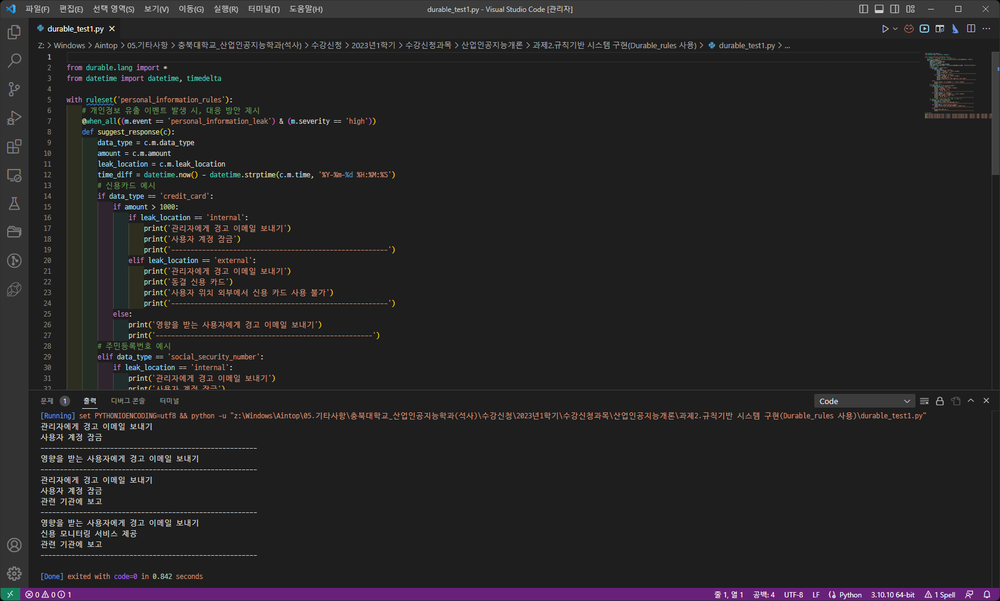
#> input picture 2023년1학기/01.산업인공지능개론/과제2.규칙기반 시스템 구현(Durable_rules 사용)/02.실행과정캡쳐/durable_test1.png, 1000 x 601 px, shrunk from 1680 x 1010 before the run
$ python -i '과제1.py'   (imports and definitions only)
#> lines starting #> are read from the running program, lines starting #| are printed output that depends on the picture
#> further down, picture is the input picture: shape (601, 1000, 3); mean B, G, R 37.2, 35.9, 37.5
import cv2
import numpy as np
import matplotlib.pyplot as plt

# 히스토그램 평탄화 함수
def histogram_equalization(image):
    # Check if image is color (3 channels) or grayscale
    if len(image.shape) == 3 and image.shape[2] == 3:
        # Convert image to grayscale
        gray_image = cv2.cvtColor(image, cv2.COLOR_BGR2GRAY)
    else:
        gray_image = image  # Assuming input is already grayscale

    # Equalize histogram
    equalized_image = cv2.equalizeHist(gray_image)

    # Calculate histogram
    hist = cv2.calcHist([gray_image], [0], None, [256], [0, 256])

    # Normalize histogram
    hist_normalized = hist.ravel() / hist.max()

    return equalized_image, hist_normalized

# HSV 컬러 스페이스에서 V 채널에 대한 히스토그램 평탄화 함수
def hsv_value_equalization(image):
    hsv_image = cv2.cvtColor(image, cv2.COLOR_BGR2HSV)
#> hsv_image: shape (601, 1000, 3); mean H, S, V 16.3, 13.3, 39
    h, s, v = cv2.split(hsv_image)
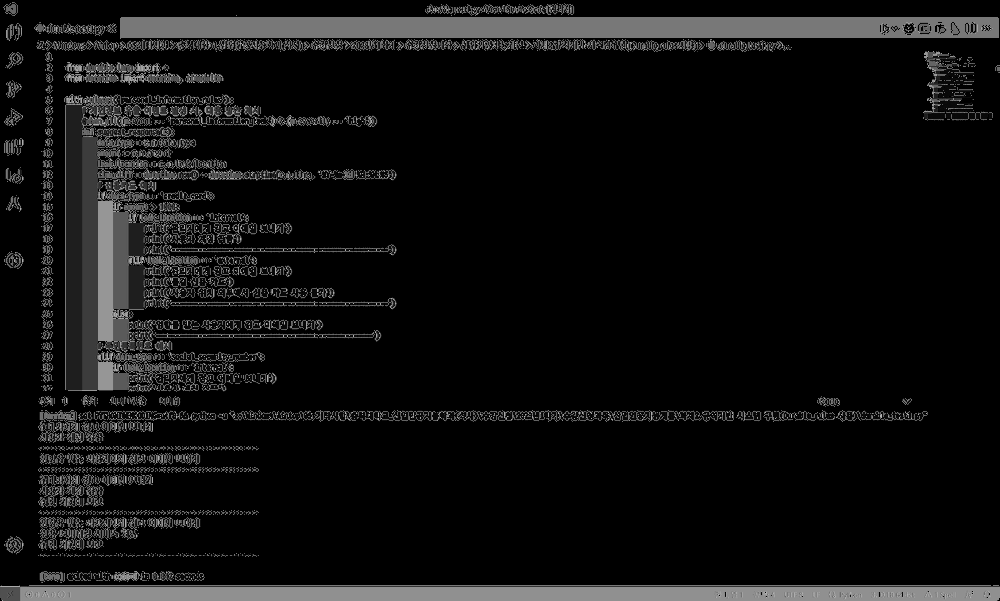
#> h: shape (601, 1000); min 0, max 179, mean 16.3
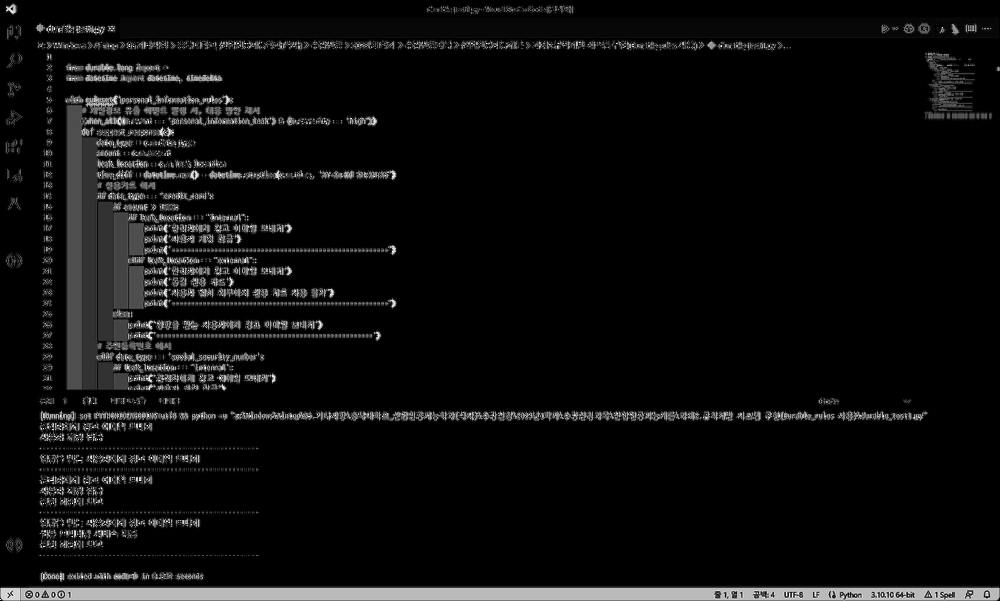
#> s: shape (601, 1000); min 0, max 255, mean 13.3
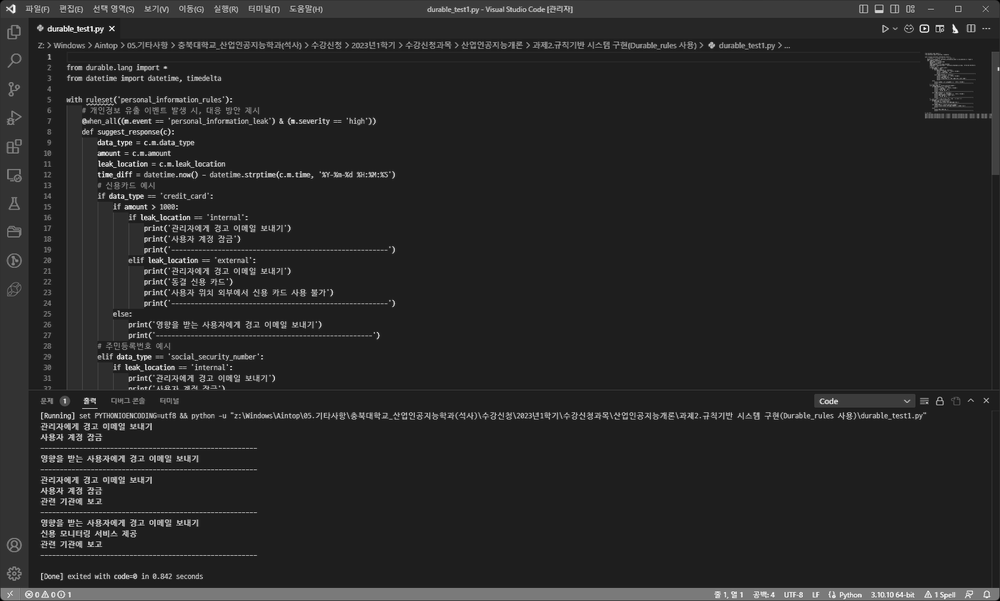
#> v: shape (601, 1000); min 0, max 255, mean 39
    equalized_v = cv2.equalizeHist(v)
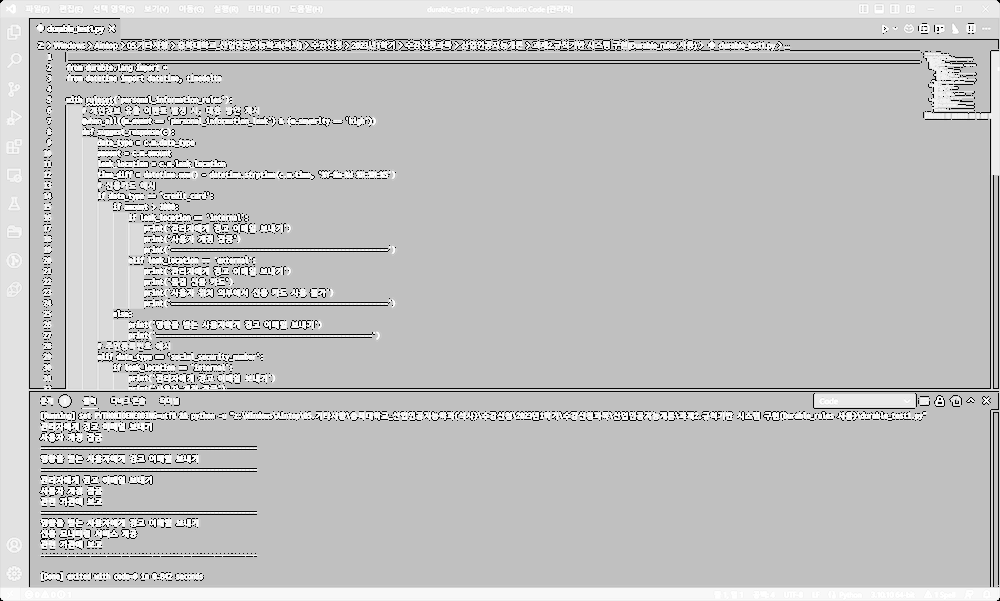
#> equalized_v: shape (601, 1000); min 0, max 255, mean 193.1
    equalized_hsv_image = cv2.merge([h, s, equalized_v])
#> equalized_hsv_image: shape (601, 1000, 3); mean H, S, V 16.3, 13.3, 193.1
    equalized_color_image = cv2.cvtColor(equalized_hsv_image, cv2.COLOR_HSV2BGR)
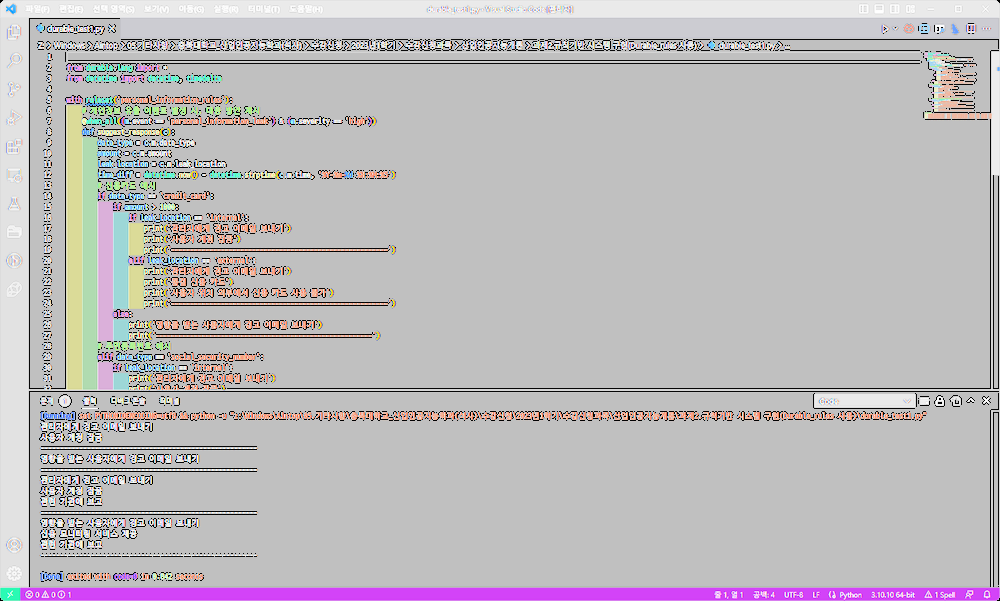
#> equalized_color_image: shape (601, 1000, 3); mean B, G, R 188.3, 185.8, 189.2
    hist = cv2.calcHist([v], [0], None, [256], [0, 256])
#> hist = 256 values, max 429470 at index 30, min 0 at index 249, mean 2347.7
    hist_normalized = hist.ravel() / hist.max()
#> hist_normalized = 256 values, max 1 at index 30, min 0 at index 249, mean 0.00547
    return equalized_color_image, hist_normalized

# 이미지 불러오기
input_image_path = './data/Lena.png'
# [38 lines not run here, left out]

>>> import cv2
>>> picture = cv2.imread('../../../2023년1학기/01.산업인공지능개론/과제2.규칙기반 시스템 구현(Durable_rules 사용)/02.실행과정캡쳐/durable_test1.png')
>>> result = hsv_value_equalization(picture)
